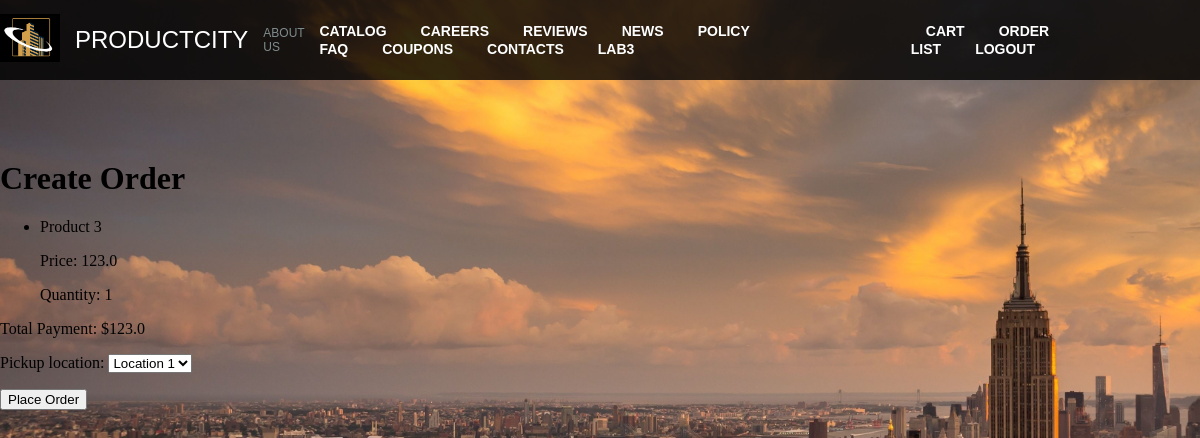
The page /create_order/ (signed in) on the database its author committed.
### base/models.py (models this page shows, shortened)
class CartItem(models.Model):
    cart = models.ForeignKey(Cart, on_delete=models.CASCADE)
    product = models.ForeignKey(Product, on_delete=models.CASCADE)
    quantity = models.PositiveIntegerField(default=1)

class Product(models.Model):
    UNIT_CHOICES = [
        ('pcs', 'Pieces'),
        ('kg', 'Kilogram'),
        ('l', 'Liter'),
    ]
    CATEGORY_CHOICES = [
        ('cat1', 'Category 1'),
        ('cat2', 'Category 2'),
        ('cat3', 'Category 3'),
    ]
    name = models.CharField(max_length=100, null=False, blank=False)
    description = models.CharField(max_length=700, null=False, blank=False)
    price = models.FloatField(validators=[MinValueValidator(0.1)], blank=False, null=False)
    amount = models.IntegerField(validators=[MinValueValidator(0)], blank=False, null=False)
    unit = models.CharField(choices=UNIT_CHOICES, max_length=3)
    category = models.CharField(choices=CATEGORY_CHOICES, max_length=15)

### base/views.py (the view)
# urls.py: path('create_order/', views.create_order, name='create_order'),
@login_required(login_url='login')
def create_order(request):
    cart = Cart.objects.get(user=request.user, is_new=True)
    cart_items = CartItem.objects.filter(cart=cart)
    coupon_number = request.GET.get('coupon_number')
    coupon = None
    if coupon_number:
        try:
            coupon = Coupon.objects.get(number=coupon_number)
        except Coupon.DoesNotExist:
            coupon = None
    numeric_value = 0
    if coupon is None:
        numeric_value = 0
    else:
        title_value = coupon.title
        numeric_value = int(title_value)
    total_payment = sum(item.product.price * item.quantity for item in cart_items)
    total_payment -= numeric_value
    if request.method == 'POST':
        form = OrderForm(request.POST)
        coupon_number = request.POST.get('coupon_number')
        if form.is_valid():
            order = form.save(commit=False)
            order.user = request.user
            order.save()
            for item in cart_items:
                order.items.add(item)
            order.total_amount = total_payment
            order.save()
            cart.is_new = False
            cart.save()
            new_cart = Cart.objects.create(user=request.user, is_new=True)
            return redirect('home')
    else:
        form = OrderForm()
    context = {
        'cart_items': cart_items,
        'form': form,
        'total_payment': total_payment,
    }
    return render(request, 'base/create_order.html', context)

### base/forms.py
class OrderForm(forms.ModelForm):
    class Meta:
        model = Order
        fields = ['pickup_location']
        widgets = {
            'pickup_location': forms.Select(choices=Order.PICKUP_LOCATIONS)
        }

### base/templates/base/create_order.html (shortened to what this page needs)
{% extends "base.html" %}
{% load static %}
{% block content %}
<body>
    <h1>Create Order</h1>
    <ul>
        {% for cart_item in cart_items %}
            <li>
                <p>{{ cart_item.product.name }}</p>
                <p>Price: {{ cart_item.product.price }}</p>
                <p>Quantity: {{ cart_item.quantity }}</p>
            </li>
        {% endfor %}
    </ul>
    <p>Total Payment: ${{ total_payment }}</p>
    <form method="post">
        {{ form.as_p }}
        <button type="submit">Place Order</button>
    </form>
</body>
</html>
{%endblock%}

### static/css/navbar_style.css (style rules this page uses)
html, body { margin: 0; padding: 0; width: 100%; height: 100%; }

### rows shown on the page
CartItem: product.name "Product 3", product.price "123.0", quantity "1"

### other values the page prints
{{ total_payment }} "123.0"
